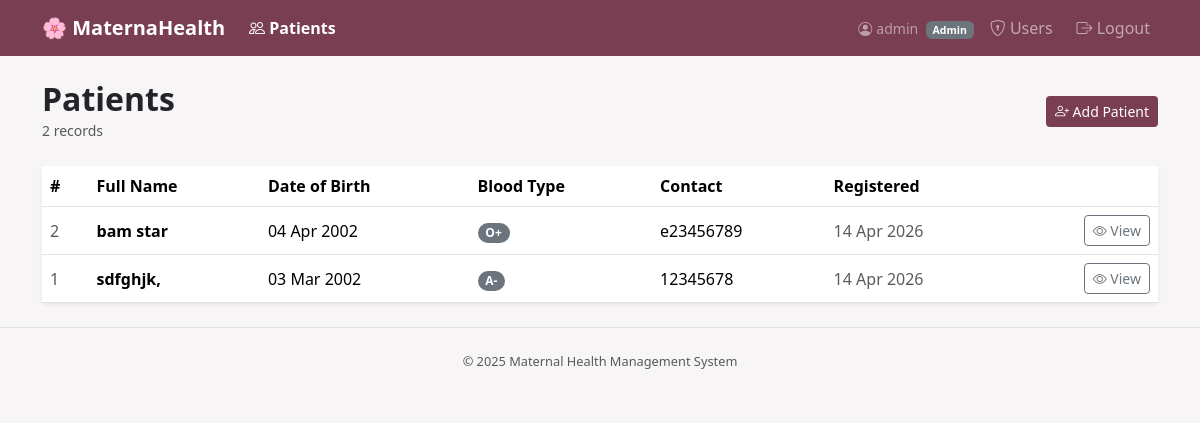
Screenshot of /patients/ (signed in) with the database file from the repository.
### models/user.py (models this page shows, shortened)
class User(db.Model):
    __tablename__ = "users"
    id            = db.Column(db.Integer, primary_key=True)
    username      = db.Column(db.String(80), unique=True, nullable=False, index=True)
    password_hash = db.Column(db.String(256), nullable=False)
    role          = db.Column(db.String(20), nullable=False, default=Role.NURSE)
    is_active     = db.Column(db.Boolean, default=True, nullable=False)
    created_at    = db.Column(db.DateTime, default=datetime.utcnow)
    last_login    = db.Column(db.DateTime, nullable=True)
    @property
    def is_admin(self):  return self.role == Role.ADMIN

### models/patient.py (models this page shows, shortened)
class Patient(db.Model):
    __tablename__ = "patients"
    id            = db.Column(db.Integer, primary_key=True)
    full_name     = db.Column(db.String(120), nullable=False)
    date_of_birth = db.Column(db.Date, nullable=False)
    contact_info      = db.Column(db.String(255), nullable=True)
    blood_type        = db.Column(db.String(10), nullable=True)   # e.g. "A+", "O-"
    medical_history = db.Column(db.Text, nullable=True)
    allergies       = db.Column(db.Text, nullable=True)
    medications     = db.Column(db.Text, nullable=True)
    emergency_contact = db.Column(db.String(255), nullable=True)
    created_at = db.Column(
        db.DateTime,
        nullable=False,
        default=lambda: datetime.now(timezone.utc),
    )
    pregnancies  = db.relationship("Pregnancy",   backref="patient", lazy="dynamic", cascade="all, delete-orphan")
    vitals       = db.relationship("VitalSigns",  backref="patient", lazy="dynamic", cascade="all, delete-orphan")
    lab_results  = db.relationship("LabResult",   backref="patient", lazy="dynamic", cascade="all, delete-orphan")
    appointments = db.relationship("Appointment", backref="patient", lazy="dynamic", cascade="all, delete-orphan")

### routes/patient_routes.py (the view)
@patient_bp.route("/")
@login_required
def list_patients():
    patients = Patient.query.order_by(Patient.created_at.desc()).all()
    return render_template("patients/list.html", patients=patients)

### routes/auth_routes.py (called while the page is built)
def get_current_user():
    user_id = session.get("user_id")
    if user_id is None:
        return None
    return db.session.get(User, user_id)

def login_required(f):
    @wraps(f)
    def decorated(*args, **kwargs):
        if not session.get("user_id"):
            flash("Please log in to access this page.", "warning")
            return redirect(url_for("auth.login", next=request.path))
        return f(*args, **kwargs)
    return decorated

@auth_bp.before_app_request
def load_logged_in_user():
    g.current_user = get_current_user()

### templates/patients/list.html (shortened to what this page needs)
{% extends "base.html" %}
{% block content %}
<div class="d-flex justify-content-between align-items-center mb-4">
  <div>
    <h2 class="mb-0 fw-bold">Patients</h2>
    <small class="text-muted">{{ patients|length }} record{{ 's' if patients|length != 1 }}</small>
  </div>
  <a href="{{ url_for('patients.create_patient') }}" class="btn btn-sm"
     style="background-color:#7a3e52; color:#fff;">
    <i class="bi bi-person-plus"></i> Add Patient
  </a>
</div>
{% if patients %}
  <div class="card shadow-sm border-0">
    <div class="card-body p-0">
      <div class="table-responsive">
        <table class="table table-hover align-middle mb-0">
          <thead style="background-color:#f3eaee;">
            <tr>
              <th>#</th>
              <th>Full Name</th>
              <th>Date of Birth</th>
              <th>Blood Type</th>
              <th>Contact</th>
              <th>Registered</th>
              <th></th>
            </tr>
          </thead>
          <tbody>
            {% for p in patients %}
            <tr>
              <td class="text-muted">{{ p.id }}</td>
              <td class="fw-semibold">{{ p.full_name }}</td>
              <td>{{ p.date_of_birth.strftime('%d %b %Y') if p.date_of_birth }}</td>
              <td>
                {% if p.blood_type %}
                  <span class="badge rounded-pill text-bg-secondary">{{ p.blood_type }}</span>
                {% else %}
                  <span class="text-muted">—</span>
                {% endif %}
              </td>
              <td>{{ p.contact_info or '—' }}</td>
              <td class="text-muted">{{ p.created_at.strftime('%d %b %Y') }}</td>
              <td class="text-end">
                <a href="{{ url_for('patients.patient_detail', patient_id=p.id) }}"
                   class="btn btn-sm btn-outline-secondary">
                  <i class="bi bi-eye"></i> View
                </a>
              </td>
            </tr>
            {% endfor %}
          </tbody>
        </table>
      </div>
    </div>
  </div>
{% endif %}
{% endblock %}

### templates/base.html (shortened to what this page needs)
<!DOCTYPE html>
<html lang="en">
<head>
  <link href="https://cdn.jsdelivr.net/npm/bootstrap@5.3.3/dist/css/bootstrap.min.css" rel="stylesheet" />
  <link href="https://cdn.jsdelivr.net/npm/bootstrap-icons@1.11.3/font/bootstrap-icons.min.css" rel="stylesheet" />
</head>
<body>
  {% if g.current_user %}
  <nav class="navbar navbar-expand-md navbar-dark" style="background-color:#7a3e52;">
    <div class="container">
      <a class="navbar-brand" href="{{ url_for('patients.list_patients') }}">🌸 MaternaHealth</a>
      <div class="collapse navbar-collapse" id="mainNav">
        <ul class="navbar-nav me-auto">
          <li class="nav-item">
            <a class="nav-link {% if request.blueprint == 'patients' %}active{% endif %}"
               href="{{ url_for('patients.list_patients') }}">
              <i class="bi bi-people"></i> Patients
            </a>
          </li>
        </ul>
        <ul class="navbar-nav ms-auto align-items-center gap-2">
          <li class="nav-item">
            <span class="navbar-text text-white-50 small">
              <i class="bi bi-person-circle me-1"></i>{{ g.current_user.username }}
              <span class="badge bg-secondary ms-1">{{ g.current_user.role }}</span>
            </span>
          </li>
          {% if g.current_user.is_admin %}
          <li class="nav-item">
            <a class="nav-link" href="{{ url_for('auth.user_list') }}">
              <i class="bi bi-shield-lock"></i> Users
            </a>
          </li>
          {% endif %}
          <li class="nav-item">
            <a class="nav-link" href="{{ url_for('auth.logout') }}">
              <i class="bi bi-box-arrow-right"></i> Logout
            </a>
          </li>
        </ul>
      </div>
    </div>
  </nav>
  {% endif %}
  <main class="container my-4">
    {% block content %}{% endblock %}
  </main>
  <footer class="text-center py-4 border-top mt-auto">
    <p class="mb-0 text-muted" style="font-size:.8rem;">© 2025 Maternal Health Management System</p>
  </footer>
</body>
</html>

### templates/base.html (style rules this page uses)
body { background-color: #f8f5f7; }
.navbar-brand { font-weight: 700; }
.nav-link.active { font-weight: 600; }

### rows the page displays
User: current_user.username "admin", current_user.role "Admin"
Patient: id "2", full_name "bam star", date_of_birth "04 Apr 2002", blood_type "O+", contact_info "e23456789", created_at "14 Apr 2026"
Patient: id "1", full_name "sdfghjk,", date_of_birth "03 Mar 2002", blood_type "A-", contact_info "12345678", created_at "14 Apr 2026"

### other values shown
{{ patients|length }} "2"
{{ 's' if patients|length != 1 }} "s"
